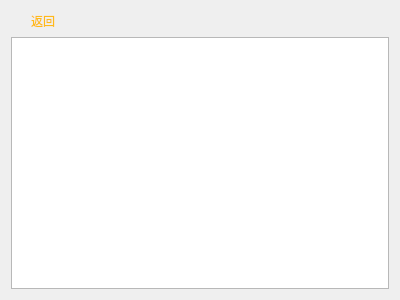
<?xml version="1.0" encoding="UTF-8"?>
<ui version="4.0">
 <class>FileDialog</class>
 <widget class="QDialog" name="FileDialog">
  <property name="geometry">
   <rect>
    <x>0</x>
    <y>0</y>
    <width>400</width>
    <height>300</height>
   </rect>
  </property>
  <property name="windowTitle">
   <string>Dialog</string>
  </property>
  <layout class="QVBoxLayout" name="verticalLayout">
   <item>
    <layout class="QHBoxLayout" name="horizontalLayout">
     <item>
      <spacer name="horizontalSpacer">
       <property name="orientation">
        <enum>Qt::Horizontal</enum>
       </property>
       <property name="sizeType">
        <enum>QSizePolicy::Fixed</enum>
       </property>
       <property name="sizeHint" stdset="0">
        <size>
         <width>20</width>
         <height>20</height>
        </size>
       </property>
      </spacer>
     </item>
     <item>
      <widget class="QPushButton" name="pushButton">
       <property name="styleSheet">
        <string notr="true">QPushButton { border: none; color: #ffba1a }
QPushButton:pressed {color: #ff862a }</string>
       </property>
       <property name="text">
        <string>返回</string>
       </property>
       <property name="icon">
        <iconset>
         <normalon>:/icons/back.png</normalon>
        </iconset>
       </property>
       <property name="iconSize">
        <size>
         <width>30</width>
         <height>30</height>
        </size>
       </property>
      </widget>
     </item>
     <item>
      <spacer name="horizontalSpacer_2">
       <property name="orientation">
        <enum>Qt::Horizontal</enum>
       </property>
       <property name="sizeHint" stdset="0">
        <size>
         <width>40</width>
         <height>20</height>
        </size>
       </property>
      </spacer>
     </item>
    </layout>
   </item>
   <item>
    <widget class="QTextEdit" name="textEdit"/>
   </item>
  </layout>
 </widget>
 <resources/>
 <connections/>
</ui>
